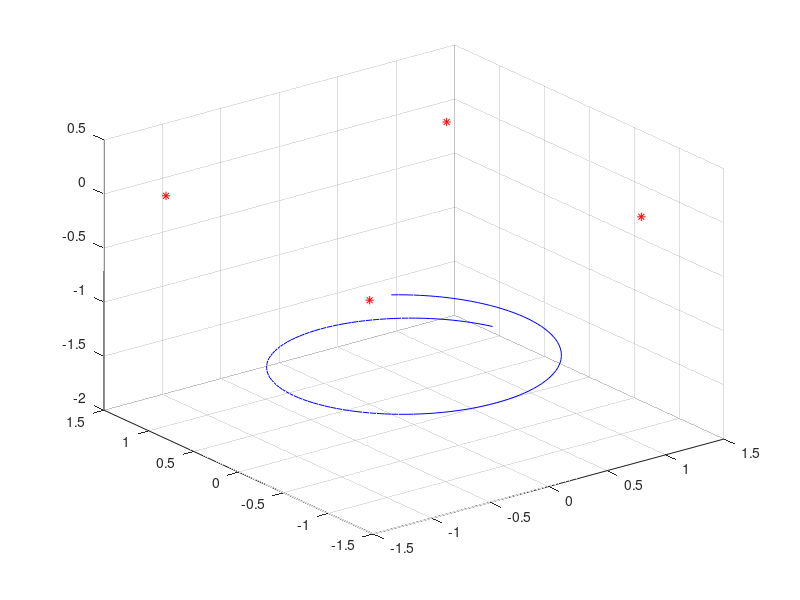

The MATLAB script that drew this image: (Note: this script raises an error after producing the figure.)
%generate data

function [doubleDiff,vd,buoys,sigInit,sigState,sigObs,dt,A]=generateDataDoubleDifference 
close all

 I3 = eye(3);
 O33 = zeros(3,3);
 randn('seed', 12345);
% 
buoys = [ -1.3, -1.2, -0.01;
    1.1, -1.1, 0.02;
    1.2,  1.2, -0.01;
    -1.2,  1.2, 0.01];


%test
nb = size(buoys,1); 
timeDive = 15; % diving time in seconds
dt = .1;       % time step 
t = 1:dt:timeDive;

diver=[sin(t * .5); cos(t * .5); (-1 - .5 * (.5 + .5 * sin(t / 10)))]'; % spiral
nd = size(diver,1);


A = [I3 dt*I3; O33 I3];  % the constant velocity system matrix

figure
plot3 (buoys(:,1),buoys(:,2),buoys(:,3),'r*')
hold on;
plot3(diver(:,1),diver(:,2),diver(:,3),'b')
hold on;
grid on;


% Covariances

sigInit = [.001^2,.001^2,.001^2,.001^2,.001^2,.001^2]';
sigState = [.002^2,.002^2,.002^2,.03^2,.02^2,.02^2]';%sigState = [.002^2,.002^2,.002^2,.003^2,.5^2,.5^2]';
sigObs = .09^2;
sigRange = .05^2;


% generate edges

doubleDiff = zeros(nd, nb-1);
range = zeros(nd,nb);

for j=1:nd
    pose = diver(j,:);
    [dd, r,v] = AbsoluteBuoy2DD(pose, buoys);
    doubleDiff(j,:)  = [dd  + ones((nb-1),1)*sigObs*randn]';  % TODO we need see what is this 
    range (j,:) = [r + ones(nb, 1)*sigRange*randn]';
end


%generate vertices

%initial pose is computed using buoys triangulation with bancroft method
p_init=zeros(nd,3);

for i = 1:nd
    p_init(i,:) = RB2AbsolutePose3D(buoys,range(i,:));
end


p1 = p_init(1,:);
p2 = p_init(2,:);

%initial velocity
initv = (p2 - p1)/dt; %+  sigState(4:end)*randn;


%vertices diver's pose
vd = zeros(nd,7);
vd(1,:) = [1, p1+  (sigInit(1:3)*randn)', initv];

for i=2:nd
    %   pv = A * vd(i-1,2:end)' +  sigState*randn;  %constant velocity model
    p = p_init(i,:)' +  sigInit(1:3)*randn;
    v = (p_init(i,:)' - p_init(i-1,:)')/dt +  sigInit(4:end)*randn;
    %v = vd(i-1,5:end)' +  sigState(4:end)*randn;
    vd(i,:) = [i, p', v',] ;
end


 hold on ;
% 
  plot3(vd(:,2),vd(:,3),vd(:,4), 'g') 




